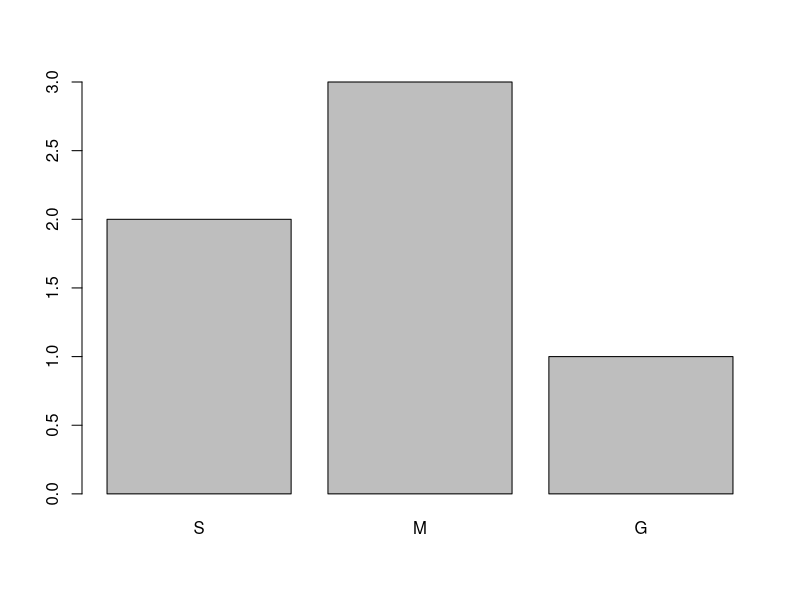

Write the R code that produced this figure.

# crear vector de ventas
tallas <- c('m', 'g', 'S', 'S','m', 'M')

# intentar graficar
#plot(tallas)

#crear factor de un vector para evitar error

#tallas_factor <- factor(tallas)

#graficamos factor

#plot(tallas_factor)

#levels(tallas_factor)

#creamos factor recodificado

#tallas_recodificado <- factor(tallas,
#                              levels = c("g","m","M","S"),
#                              labels = c("G","M","M","S"))

#graficamos ventas recodificadas

#plot(tallas_recodificado)

#ordenamos niveles

tallas_ordenado <- factor(tallas,
                          ordered = TRUE,
                          levels = c("S","m","M","g"),
                          labels = c("S","M","M","G"))
#viendo el orden en los niveles
#tallas_ordenado

#graficando el factor
#nuevo comentario
plot(tallas_ordenado)




